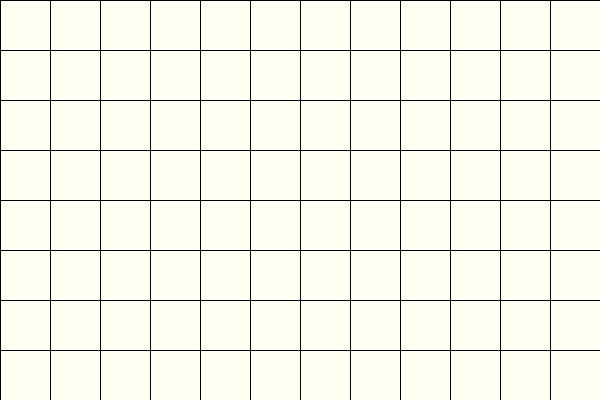
Frame 1 (no input)
Frame 60 (the mouse pressed at the canvas centre just before this capture): identical to frame 1, image omitted
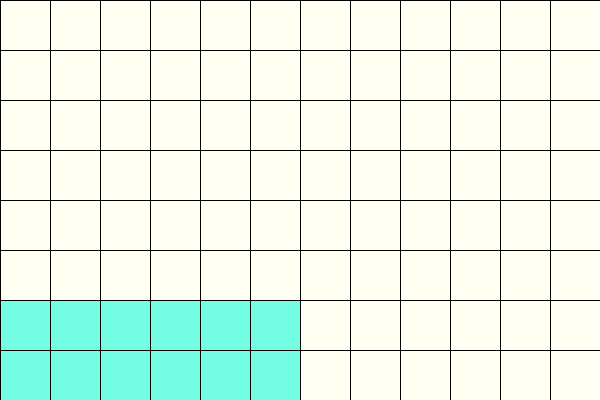
Frame 120 (the mouse held since frame 60 and released just before this capture)

The Processing sketch that drew these frames (run headless with seeded random() and noise(); from frame 60 on, the mouse is pressed at the canvas centre):

// Processing sketch: week_02
// ── week_02.pde
// week04-2 好玩的程式設計 for for 迴圈 + if 判斷
// Ctrl-N 開新的程式的視窗
void setup() {
   size(600, 400);
}
void draw() {
   for (int y = 0; y < 400; y += 50) { // 外面 for迴圈 對y
     for (int x = 0; x < 600; x += 50) { // 裡面 f
       if (x < mouseX && mouseX < y+50) fill(#74FFE4);
       else if (y < mouseY && mouseY < y+50) fill(#74FFE4);
       else fill(#FFFFF2); // 自己在 Tool-色彩選擇器,挑色彩
       rect( x, y, 50, 50 );
     }
   }
}
